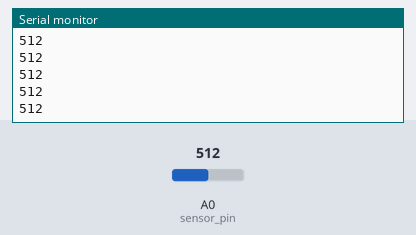
Bench run of a sketch on a simulated Arduino Uno, built with avr-gcc and run on an emulated ATmega328P. Parts: the last lines printed to the serial monitor. The test bench sets the inputs (shaded band); at power-on: A0 (sensor_pin) = 512.

Above: at 1.2 s.
1.3 s: A0 (sensor_pin) set to 716
At 2.3 s:
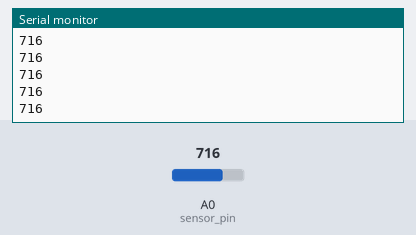
2.8 s: A0 (sensor_pin) set to 900
At 3.9 s:
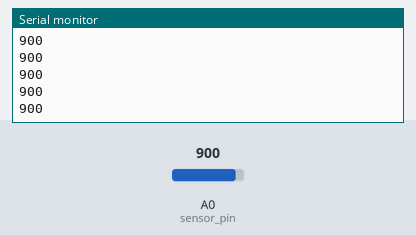
Timing chart, 0 to 5.8 s (numbered marks = the images above; inputs shaded):
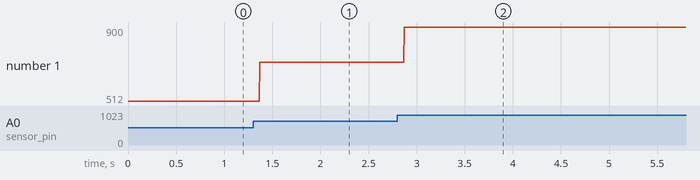

The sketch:

002_basic_analog_read.ino
```cpp
int sensor_pin = A0;
int sensor_valor;

void setup()
{
  Serial.begin(9600);

}

void loop()
{
  sensor_valor = analogRead(sensor_pin);
  Serial.println(sensor_valor);

}
```

Measured:
- after the input at 1.3 s, the serial monitor: prints a new line after 0.07 s (image 1)
- after the input at 2.8 s, the serial monitor: prints a new line after 0.07 s (image 2)
- plotted number 1: 512 → 716 after the input at 1.3 s, 716 → 900 after the input at 2.8 s
